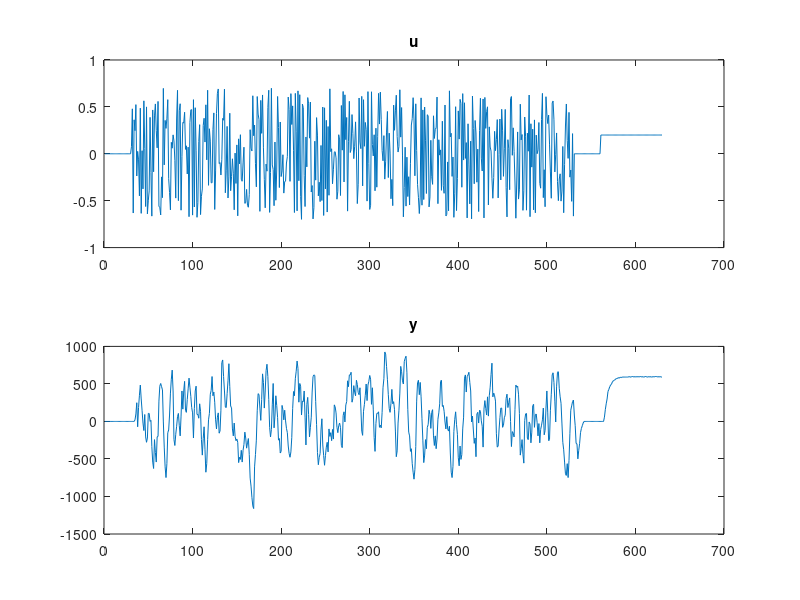
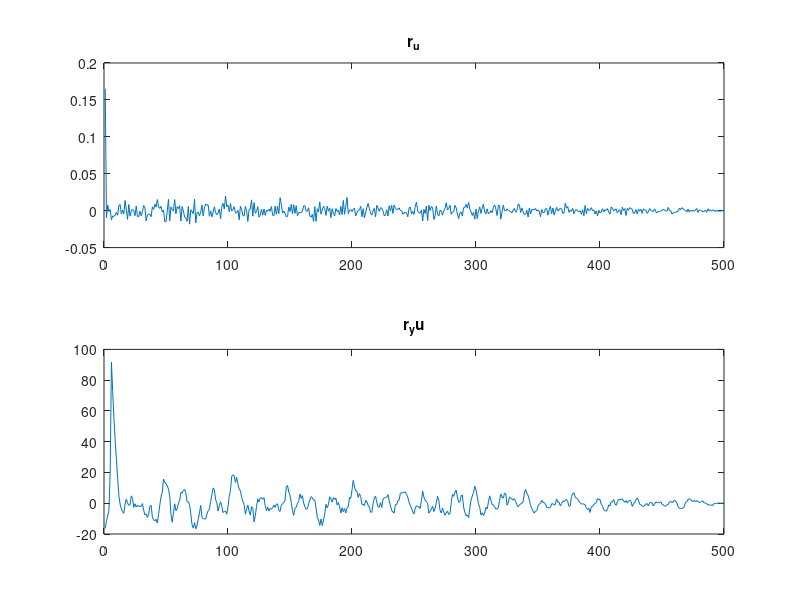
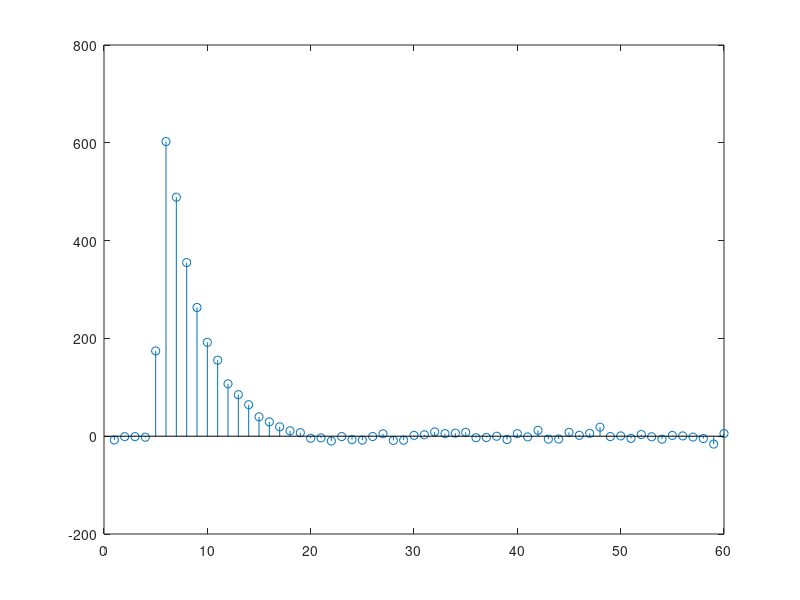
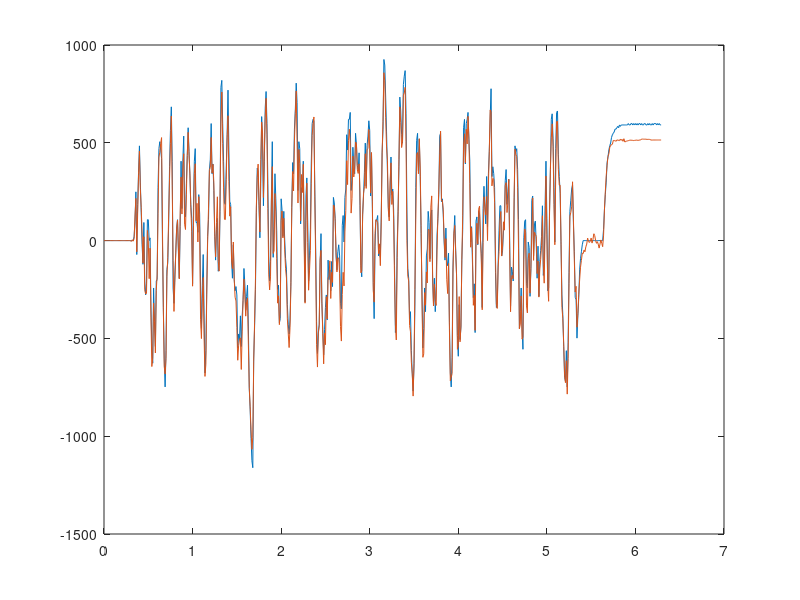

Recreate these plots in MATLAB, in order. (Note: this script raises an error after producing the figures.)
%% 
achizitie = false;   % true doar cu motorul conectat (necesita toolbox-ul DCMRun al laboratorului)

ts = 0.01;
n  = 30;      
Nid = 500;    
nv = 70;  
%%
if achizitie
    u = [zeros(n,1); 1.4*rand(Nid,1)-0.7; zeros(n,1); 0.2*ones(nv,1)];
    [y, ~, t] = DCMRun.run(u, 'port', 'com5', 'Ts', ts);
    save('lab4_dateDCM.mat', 'u', 'y', 't');
end
%%
load('lab4_dateDCM.mat');

u = u(:); 
y = y(:);

idx_id  = n+1 : n+Nid;
idx_val = n+Nid+1 : length(u);

u_id = u(idx_id);   
y_id = y(idx_id);

% 2.
figure; 
subplot(211); plot(u); title('u'); 
subplot(212); plot(y); title('y');

fprintf('medie u_id = %.4f, medie y_id = %.4f\n', mean(u_id), mean(y_id));

u_id = u_id - mean(u_id);      
y_id = y_id - mean(y_id);

% 3.
N = length(u_id);
ru  = zeros(N,1);
ryu = zeros(N,1);
for tau = 0:N-1
    k = 1:N-tau;
    ru(tau+1)  = sum(u_id(k+tau) .* u_id(k)) / N;
    ryu(tau+1) = sum(y_id(k+tau) .* u_id(k)) / N;
end
figure; subplot(211); plot(ru); title('r_u'); 
subplot(212); plot(ryu); title('r_yu');

% 4.
M = 60;      
T = N;        

Phi = zeros(T, M);
for i = 1:T
    for j = 1:M
        Phi(i,j) = ru(abs(i-j) + 1);   
    end
end
h = Phi \ ryu;

figure; stem(h); 

% 5.
yhat = conv(h, u);
yhat = yhat(1:length(u));
t_sim = (0:length(u)-1)' * ts;

figure;
plot(t_sim, y);
hold on;
plot(t_sim, yhat);
xline(t_sim(idx_val(1)), '--');

mse_id  = mean((y(idx_id)  - yhat(idx_id)).^2);
mse_val = mean((y(idx_val) - yhat(idx_val)).^2);
fprintf('M = %d: MSE id = %.5f, MSE val = %.5f\n', M, mse_id, mse_val);

% 6.
Ms = 5:5:150;
mse_id_all = zeros(size(Ms)); 
mse_val_all = zeros(size(Ms));
for q = 1:length(Ms)
    Mq = Ms(q);
    Phi = zeros(T, Mq);
    for i = 1:T
        for j = 1:Mq
            Phi(i,j) = ru(abs(i-j) + 1);
        end
    end
    hq = Phi \ ryu(1:T);
    yh = conv(hq, u); yh = yh(1:length(u));


    mse_id_all(q)  = mean((y(idx_id)  - yh(idx_id)).^2);
    mse_val_all(q) = mean((y(idx_val) - yh(idx_val)).^2);
end


figure; 
plot(Ms, mse_id_all, '-o', Ms, mse_val_all, '-o');
xlabel('M'); ylabel('MSE');
